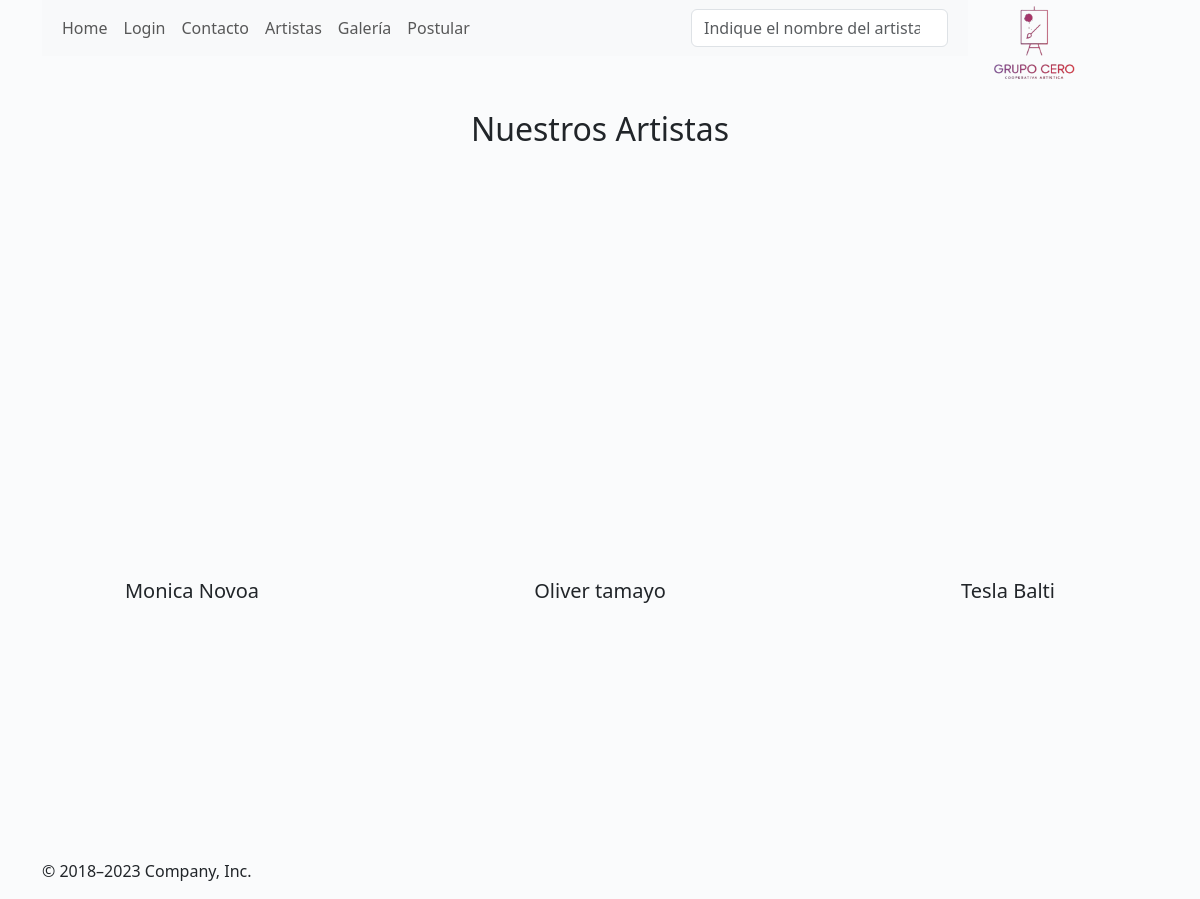
Page /artistas/ on the committed database.
### gcweb/models.py (models this page shows, shortened)
class Datos_Artista(models.Model):
    rut_artista=models.CharField(max_length=10)
    nombre_artista=models.CharField(max_length=50)
    apellido_artista=models.CharField(max_length=50)
    correo = models.CharField(max_length=50)
    password=models.CharField(max_length=20)
    foto= models.ImageField(null=True, upload_to='artista')
    usuarioCreadorDeCuenta = models.ForeignKey(User, on_delete=models.CASCADE, null=True)

### gcweb/views.py (the view, shortened to what this page needs)
# urls.py: path('artistas/',artistas,name="artistas"),
def artistas(request):
    artistas = Datos_Artista.objects.all()
    data={
        'artistas': artistas
    }
    return render(request, "artistas.html",data)

### gcweb/templates/artistas.html (shortened to what this page needs)
{% extends 'base.html'%}
{% load static %}
{% block contenido %}
<br>
<div class="artistas" style="margin-top: 5px" >
    <h2 style="text-align: center;">Nuestros Artistas</h2>
    <br> <br>
    <div id="nuestros_artistas" class="row">
      <div class="cont-profesionales col-lg-12 col-md-12 col-sm-12 col-xs-12">
        <div class="cont-listado row">
          {% for a in artistas %}
          <div style="text-align: center;" class="col-lg-4 artista mx-auto" >
            <div class="art int">
              <figure>
                <a href="{% url 'detalleArtista' a.pk %}">
                  {% if a.foto %}
                  <img width="270" height="350"
                    src="{{a.foto.url}}"
                    style="border-radius: 15px;"
                    class="img-responsive wp-post-image" alt="" decoding="async" loading="lazy"> </a>
                    <br>
                  {% else %}
                  <img width="270" height="350"
                  src=""
                  class="img-responsive wp-post-image" alt="" decoding="async" loading="lazy"> </a>
                    <br>
                  {% endif %}
                  <br>
                <h5 class="nombre white">{{a.nombre_artista}} {{a.apellido_artista}}</h5>
              </figure>
            </div>
          </div>
          {% endfor %}
      </div>
    </div>
  </div>
  {% endblock %}

### gcweb/templates/base.html (style rules this page uses)
body { background-color: rgba(249, 251, 252, 0.785); }

### rows in the picture
Datos_Artista: foto (picture), nombre_artista "Monica", apellido_artista "Novoa"
Datos_Artista: foto (picture), nombre_artista "Oliver", apellido_artista "tamayo"
Datos_Artista: foto (picture), nombre_artista "Tesla", apellido_artista "Balti"
